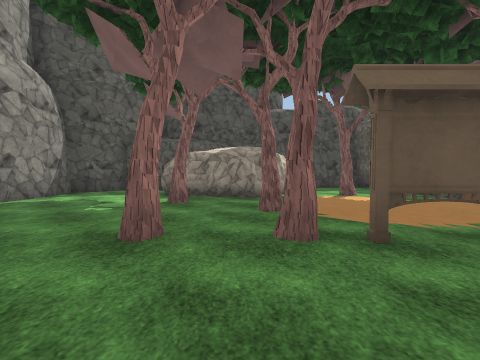
view 1 (above)

18 first-person views from a walk through a 3-D level made in the Unity game engine. The camera is 1.3 m above the floor, tilts 2° down and sees 90° across. The floor is counted in squares, 2 m on a side. Each view is taken from the middle of a square. On the plan, view 1 faces up. The plan holds only what a view shows up to about 9 squares ahead; the rest is blank. The place goes on beyond the plan. The player character is not drawn. Some surface patterns are stand-ins.

view 2
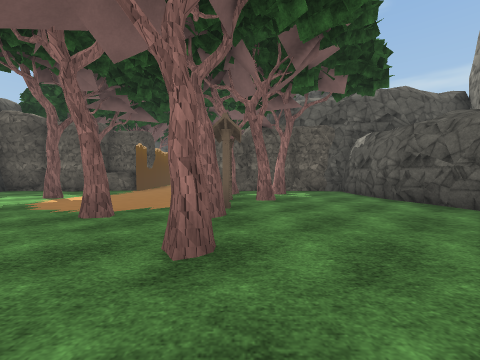

view 3
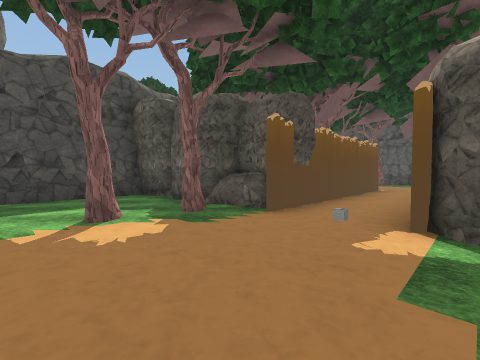

view 4
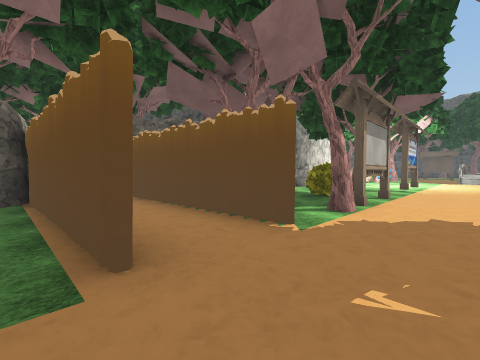

view 5
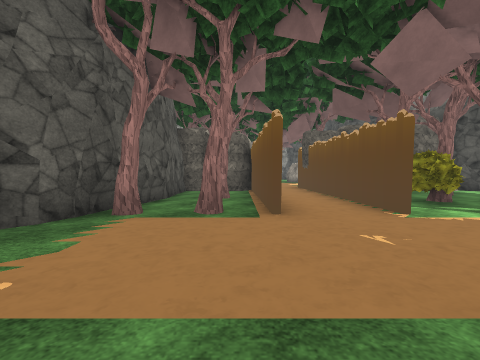

view 6
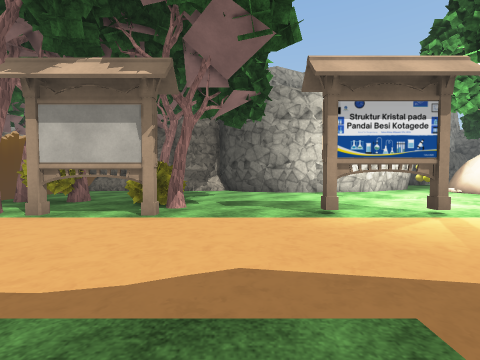

view 7
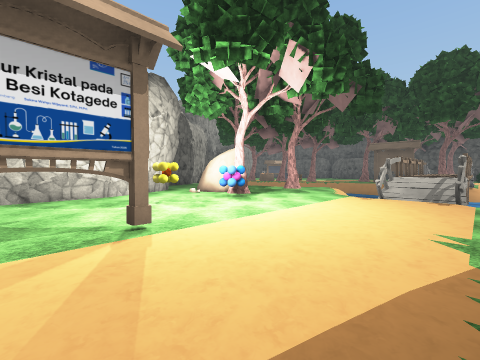

view 8
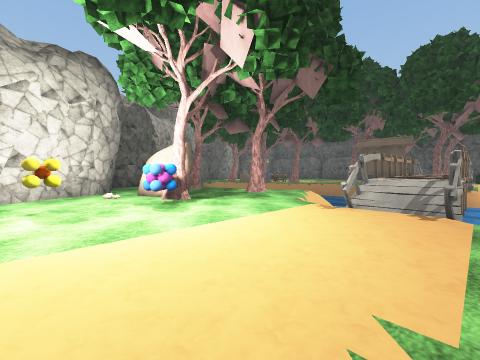

view 9
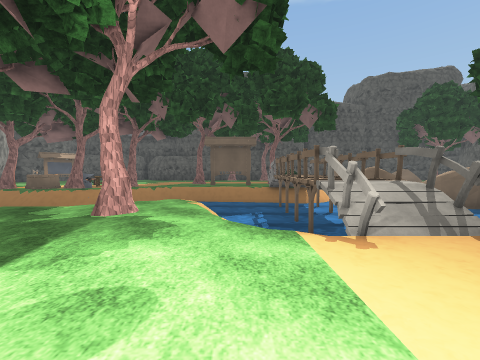

view 10
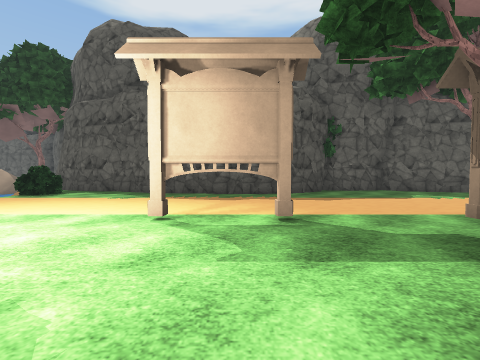

view 11
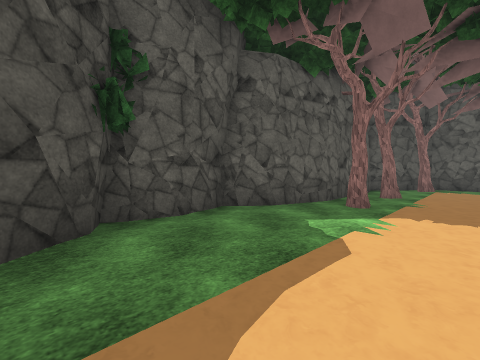

view 12
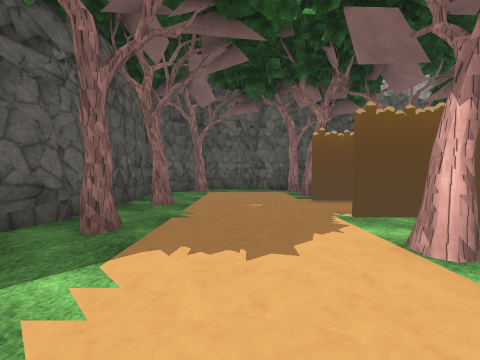

view 13
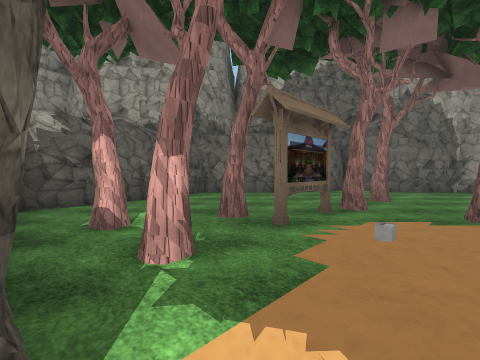

view 14
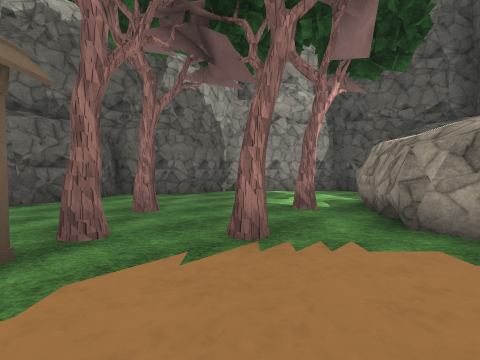

view 15
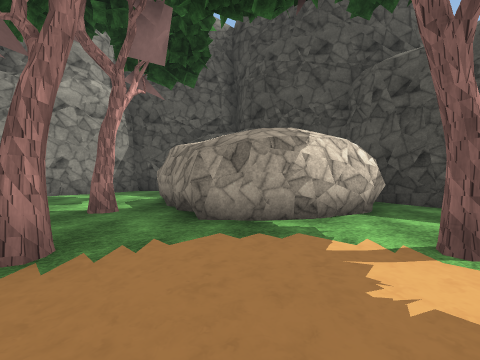

view 16
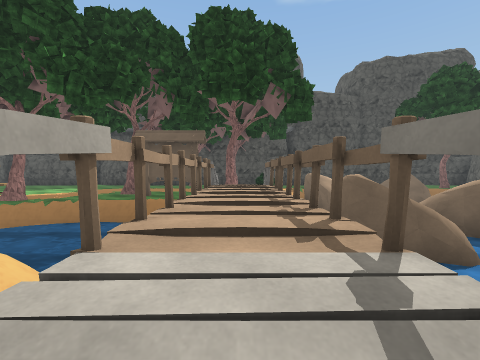

view 17
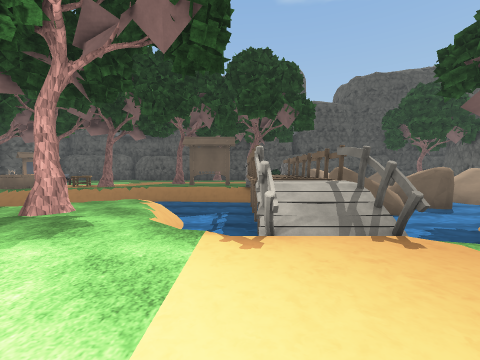

view 18
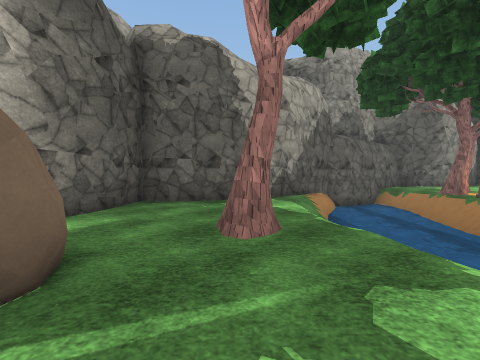

### Floor plan
Key: @ floor where view 1 was taken; # wall or solid block; . main floor; - floor 0.25 m lower than the main floor; _ floor 0.5 m lower than the main floor; : floor 1 m higher than the main floor; / step, stairs or slope; = window, fence, low wall or low ledge; ≈ water the walk keeps out of; O other object.
Columns run from 5 left of view 1 to 19 right of it. Each row starts with its distance up from view 1.
 26        #OO  ≈≈≈≈≈≈##   O
 25      #≈≈≈_-≈ ≈≈≈≈≈:#O  OO
 24      #≈≈≈≈≈   ≈≈≈≈:#OOO≈≈
 23      ##≈≈≈≈≈   /≈≈=≈ ≈≈≈
 22       ##≈≈  ≈-./≈≈=≈≈≈≈
 21        ##.....#.≈≈=≈≈≈
 20         #..#.....#/#  #
 19         ##...O......O##
 18          ##.OO#......#
 17           ##.........#
 16            ##........#
 15             #.#.....##
 14             #...O...#
 13             #...O...#
 12             #.......##
 11             #........#
 10       #####OO..O#....#
  9       ##. OOO..OO....##
  8 ####  ##..OOO...O.....#
  7 #..####.##OOO..O#....##
  6 #...##...#OOO..OO....#
  5 #...#......OOOOO.....#
  4 #....#...O....O.O....#
  3 #.........OOOO#O#....
  2 ##..#..O.#OOO #......#
  1  #.......#OO#####..###
  0  ###.@....OO    ####
 -1    ##.....#OO
 -2     #######

Where each view was taken, in squares from view 1:
view 1: 0 up, 0 right, facing up
view 2: 2 up, 3 left, facing right
view 3: 3 up, 2 right, facing up-right
view 4: 3 up, 13 right, facing up-left
view 5: 3 up, 15 right, facing left
view 6: 11 up, 15 right, facing left
view 7: 13 up, 14 right, facing up-left
view 8: 15 up, 14 right, facing up-left
view 9: 17 up, 11 right, facing up
view 10: 13 up, 8 right, facing right
view 11: 11 up, 13 right, facing down-right
view 12: 9 up, 13 right, facing down
view 13: 4 up, 5 right, facing down-left
view 14: 4 up, 3 right, facing left
view 15: 4 up, 3 right, facing up-left
view 16: 20 up, 13 right, facing up
view 17: 17 up, 12 right, facing up
view 18: 20 up, 9 right, facing left
